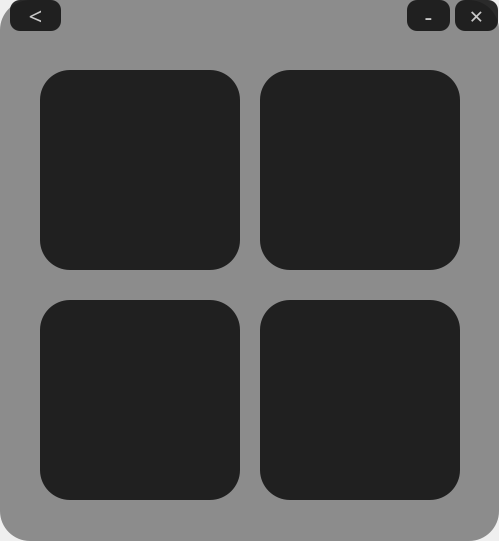
<?xml version="1.0" encoding="UTF-8"?>
<ui version="4.0">
 <class>FuncChooseWindow</class>
 <widget class="QMainWindow" name="FuncChooseWindow">
  <property name="geometry">
   <rect>
    <x>0</x>
    <y>0</y>
    <width>499</width>
    <height>541</height>
   </rect>
  </property>
  <property name="windowTitle">
   <string>MainWindow</string>
  </property>
  <property name="styleSheet">
   <string notr="true">#centralwidget{
	background:rgba(255,255,255,100%);
	border-radius:30px;
	background-color: rgb(140, 140, 140);
}

#QLabel{
	border-radius:50px;
}
QPushButton{
	background:#1e1d1d;
	border-radius:10px;
	font-size: 24px ;
	font-family: Microsoft YaHei ;
	color: rgb(200,200,200); 
	background:rgba(20,20,20,90%)

}</string>
  </property>
  <widget class="QWidget" name="centralwidget">
   <widget class="QPushButton" name="pushButton_3">
    <property name="geometry">
     <rect>
      <x>10</x>
      <y>0</y>
      <width>51</width>
      <height>31</height>
     </rect>
    </property>
    <property name="text">
     <string>&lt;</string>
    </property>
   </widget>
   <widget class="QPushButton" name="music_button">
    <property name="geometry">
     <rect>
      <x>40</x>
      <y>70</y>
      <width>200</width>
      <height>200</height>
     </rect>
    </property>
    <property name="minimumSize">
     <size>
      <width>200</width>
      <height>200</height>
     </size>
    </property>
    <property name="maximumSize">
     <size>
      <width>200</width>
      <height>200</height>
     </size>
    </property>
    <property name="styleSheet">
     <string notr="true">#music_button{
	image: url(:/png/music_icon.png);
	border-radius:30px;
}
#music_button:hover{

	image: url(:/png/choose_music1.png);
	border-radius:30px;
}
#front_music:pressed{
	image: url(:/png/front_pressed.png);
	border-radius:30px;
}</string>
    </property>
    <property name="text">
     <string/>
    </property>
   </widget>
   <widget class="QPushButton" name="map_button">
    <property name="geometry">
     <rect>
      <x>260</x>
      <y>300</y>
      <width>200</width>
      <height>200</height>
     </rect>
    </property>
    <property name="minimumSize">
     <size>
      <width>200</width>
      <height>200</height>
     </size>
    </property>
    <property name="styleSheet">
     <string notr="true">#map_button{
	border-radius:30px;
	image: url(:/png/11map.png);	
}	

#map_button:hover{
	
	image: url(:/png/choose_map.png);
	border-radius:30px;
}
</string>
    </property>
    <property name="text">
     <string/>
    </property>
   </widget>
   <widget class="QPushButton" name="tik_button">
    <property name="geometry">
     <rect>
      <x>40</x>
      <y>300</y>
      <width>200</width>
      <height>200</height>
     </rect>
    </property>
    <property name="minimumSize">
     <size>
      <width>200</width>
      <height>200</height>
     </size>
    </property>
    <property name="styleSheet">
     <string notr="true">
#tik_button{
	image: url(:/png/11douy.png);
	border-radius:30px;
}


#tik_button:hover{
	
	
	image: url(:/png/choose_douyin.png);
	border-radius:30px;
}
</string>
    </property>
    <property name="text">
     <string/>
    </property>
   </widget>
   <widget class="QPushButton" name="Weather_but">
    <property name="geometry">
     <rect>
      <x>260</x>
      <y>70</y>
      <width>200</width>
      <height>200</height>
     </rect>
    </property>
    <property name="minimumSize">
     <size>
      <width>200</width>
      <height>200</height>
     </size>
    </property>
    <property name="styleSheet">
     <string notr="true">
#Weather_but{
	image: url(:/png/11weather.png);
	border-radius:30px;
}


#Weather_but:hover{
	
	image: url(:/png/choose_weather.png);
	border-radius:30px;
}


</string>
    </property>
    <property name="text">
     <string/>
    </property>
   </widget>
   <widget class="QPushButton" name="pushButton">
    <property name="geometry">
     <rect>
      <x>407</x>
      <y>0</y>
      <width>43</width>
      <height>31</height>
     </rect>
    </property>
    <property name="text">
     <string>-</string>
    </property>
   </widget>
   <widget class="QPushButton" name="pushButton_2">
    <property name="geometry">
     <rect>
      <x>455</x>
      <y>0</y>
      <width>43</width>
      <height>31</height>
     </rect>
    </property>
    <property name="text">
     <string>×</string>
    </property>
   </widget>
  </widget>
 </widget>
 <resources/>
 <connections/>
</ui>
